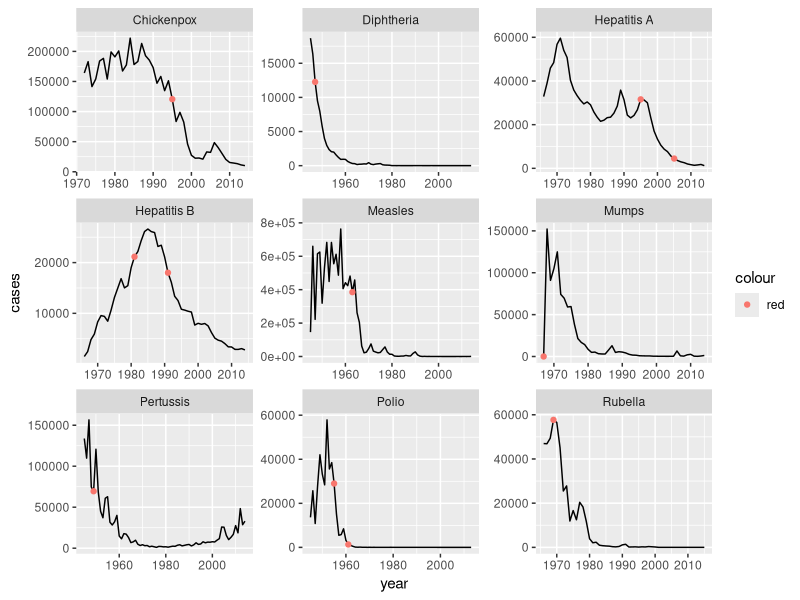
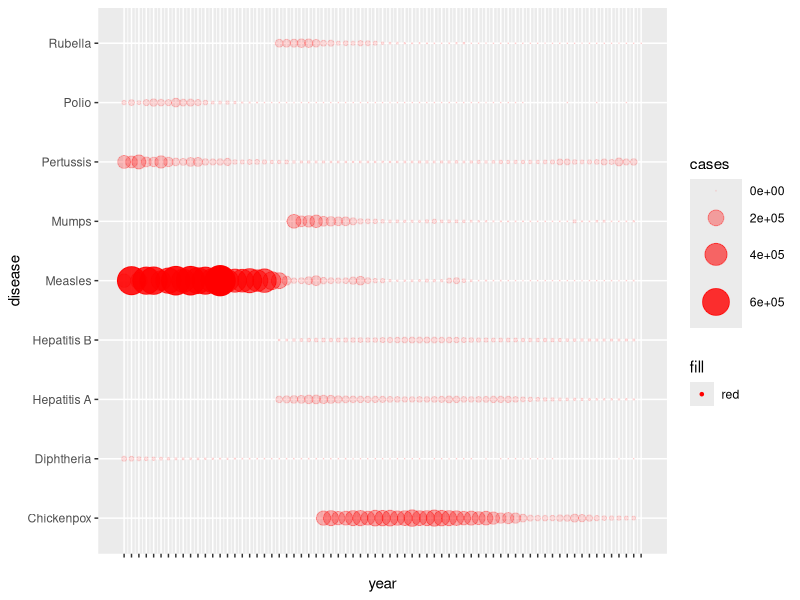

Here is the R script that generated these plots, in order:
#The data is trying to find if the vaccine licensed is effective, simply by looking if there is a decrease of cases counts after vaccine is licensed.


library(ggplot2)

## BMB: your code should be self-contained.

vaccine_data_online <- read.csv("vaccine_data_online.csv")

## BMB: colour="red" should be outside the aes() statement
ggplot(data=vaccine_data_online,mapping=aes(x=year,y=cases))+
  geom_line()+
  facet_wrap(~disease,scale="free")+
  geom_point(data=subset(vaccine_data_online,vaccine!=FALSE)
             ,aes(x=year,y=cases,colour="red"))

#The line plot is better at showing the trend.
#Now we can see the effect of vaccine easier just by looking at how much the function decreases.

ggplot(data=vaccine_data_online,mapping=aes(x=year,y=disease,size=cases,fill="red",alpha=cases))+
  geom_point(shape=20,colour="red")+
  scale_size_area(max_size = 15)+
  scale_x_continuous(breaks=c(1945:2015, by=10))

##By plotting it horizontally, we can now see the whole picture instead of needing to scroll down every time.

## BMB several good points here.
